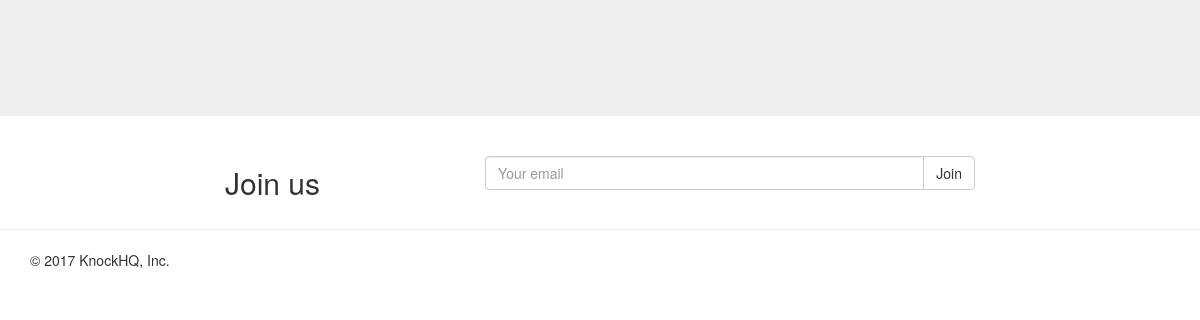
The app's page /, older data.
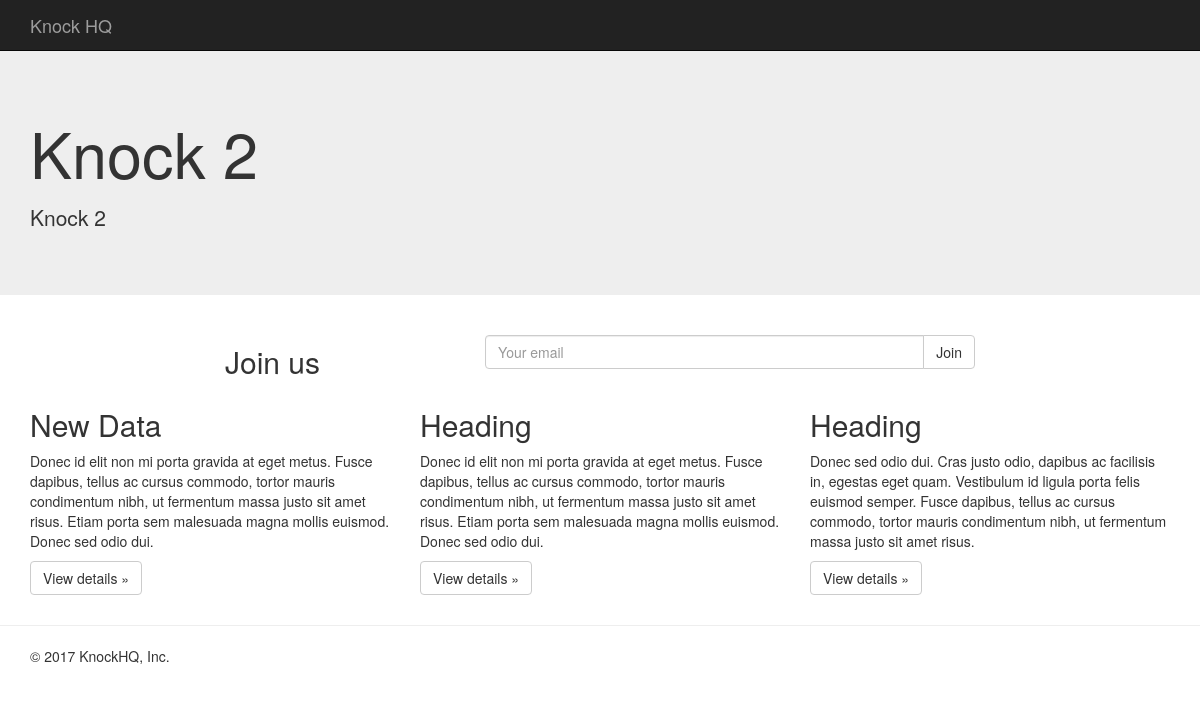
The same page, newer data.
### pages/models.py (models this page shows, shortened)
class Page(models.Model):
    title               = models.CharField(max_length=220)
    title_description   = models.TextField(blank=True, null=True)
    title_btn           = models.CharField(max_length=50, default='Join')
    title_btn_url       = models.CharField(max_length=50, blank=True, null=True)
    content             = models.TextField(blank=True, null=True)
    show_nav            = models.BooleanField(default=True)
    nav_color           = models.CharField(max_length=7, default='#000000', validators=[layout_validator])
    layout              = models.CharField(max_length=20, choices=LAYOUT_CHOICES, default='standard')
    video_embed         = models.TextField(null=True, blank=True)
    slug                = models.SlugField(default='page-slug', blank=True)
    featured            = models.BooleanField(default=False)
    active              = models.BooleanField(default=True)

### pages/views.py (the view, shortened to what this page needs)
# urls.py: url(r'^$', HomeView.as_view(), name='home'),
class HomeView(SuccessMessageMixin, CreateView):
    template_name = 'pages/home.html'
    form_class  = JoinForm
    success_url = '/'
    def get_context_data(self, *args, **kwargs):
        context = super(HomeView, self).get_context_data(*args, **kwargs)
        context['object'] = Page.objects.filter(featured=True).first() #.order_by("?").first()
        return context

### newsletter/forms.py (shortened to what this page needs)
class JoinForm(forms.ModelForm):
    email = forms.EmailField(label='',
            widget=forms.EmailInput(
                    attrs={
                        'placeholder':'Your email',
                            'class': 'form-control'
                    }
                ))
    class Meta:
        model = Join
        fields = ['email']

### pages/templates/pages/home.html (shortened to what this page needs)
{% extends "base.html" %}
{% block content %}
{% if object.show_nav %}
    {% include 'navbar.html' %}
{% endif %}
    {% if object.layout == 'stacked' %}
        {% include 'pages/snippet/stacked-layout.html' with page_obj=object form=form %}
    {% else %}
        {% include 'pages/snippet/standard-layout.html' with page_obj=object form=form %}
      {% endif %}
{% endblock content %}

### templates/base.html (shortened to what this page needs)
{% load static %}
<!DOCTYPE html>
<html lang="en">
  <head>
    <link rel="stylesheet" href="https://maxcdn.bootstrapcdn.com/bootstrap/3.3.7/css/bootstrap.min.css">
    <link rel="stylesheet" href="{% static 'css/main.css' %}" >
  </head>
  <body>
    {% block content %}
    {% endblock %}
    <hr>
     <div class='container'>
      <footer>
        <p>&copy; 2017 KnockHQ, Inc.</p>
      </footer>
    </div>
  </body>
</html>

### templates/navbar.html (shortened to what this page needs)
<nav class="navbar navbar-inverse navbar-fixed-top">
    <div class="container">
      <div class="navbar-header">
        <a class="navbar-brand" href="#">Knock HQ</a>
      </div>
      <div id="navbar" class="navbar-collapse collapse">
      </div>
    </div>
  </nav>

### pages/templates/pages/snippet/standard-layout.html (shortened to what this page needs)
  <div class="jumbotron">
    <div class="container">
      <div class='row'>
            <div class='col-sm-6'>
              <h1>{{ page_obj.title }}</h1>
              <p>{{ page_obj.title_description|linebreaks }}</p>
          </div>
      </div>
    </div>
  </div>
  <div class="container">
    <div class='row'>
      <div class='col-sm-8 col-sm-offset-2'>
        <div class='row'>
         <div class="col-xs-4">
            <h2>Join us</h2>
          </div>
          <div class='col-xs-8'>
              <p>
              {% include 'pages/snippet/join-form.html' with form=form %}
              </p>
          </div>
      </div></div>
      </div>
    </div>
    <div class='container'>
          {{ page_obj.content|safe }}
    </div>

### pages/templates/pages/snippet/join-form.html (shortened to what this page needs)
 <form class='join-form' method='POST' action=''>{% csrf_token %}
    {% for field in form %}
        <div class="input-group">
         {{ field }}
          <span class="input-group-btn">
            <input type='submit' value='Join' class='btn btn-default' />
          </span>
        </div>
    {% endfor %}
</form>

### static/css/main.css (style rules this page uses)
body { padding-top: 50px; padding-bottom: 20px; }

Row changes from the older to the newer data that the page shows:
now on this page (row edited): Page: title "Knock 2", title_description "Knock 2", content "New Data Donec id elit non mi porta gravida at eget metus. Fusce dapibus, tellus ac cursus commodo, tortor mauris condimentum nibh, ut fermentum massa justo sit amet risus. Etiam porta sem malesuada magna mollis euismod. Donec sed odio dui. View details » Heading Donec id elit non mi porta gravida at eget metus. Fusce dapibus, tellus ac cursus commodo, tortor mauris condimentum nibh, ut fermentum massa justo sit amet risus. Etiam porta sem malesuada magna mollis euismod. Donec sed odio dui. View details » Heading Donec sed odio dui. Cras justo odio, dapibus ac facilisis in, egestas eget quam. Vestibulum id ligula porta felis euismod semper. Fusce dapibus, tellus ac cursus commodo, tortor…"
Text that changed along with them:
text now shown: "Knock HQ"
